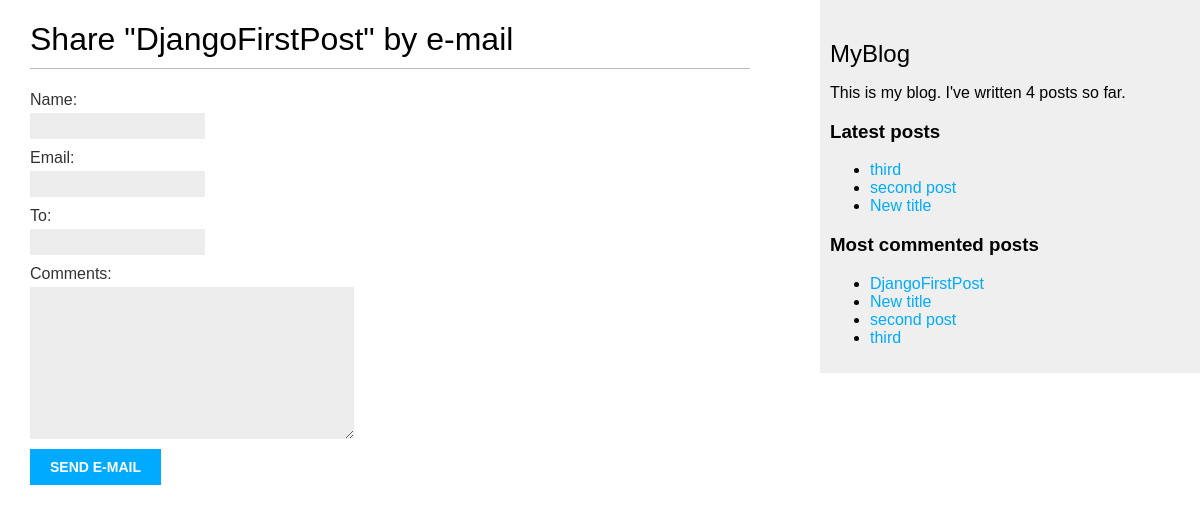
The app's page /1/share/, older data.
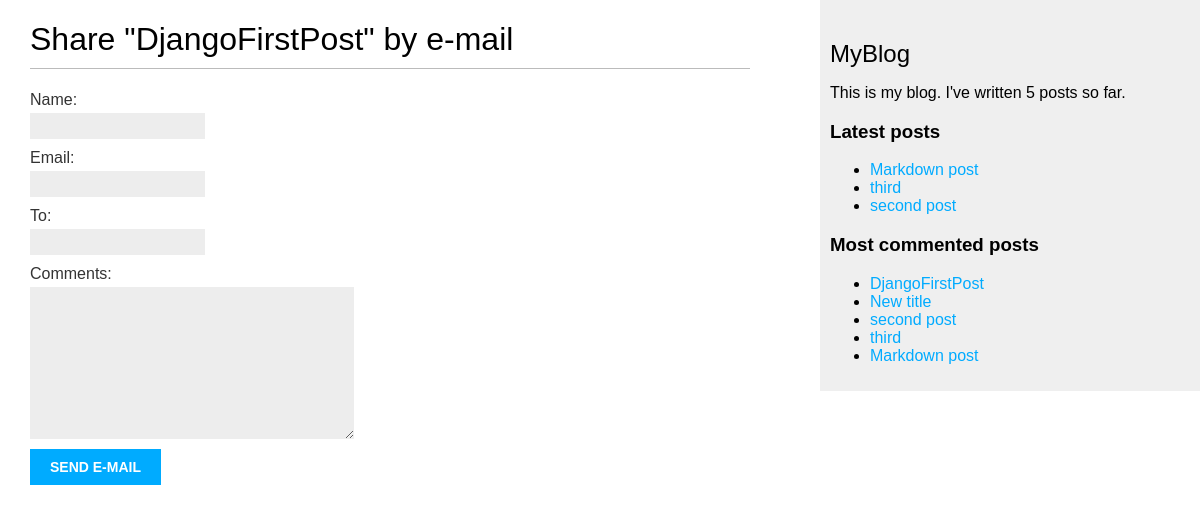
The same page, newer data.
### blog/models.py (models this page shows, shortened)
class Post(models.Model):
    STATUS_CHOICES = (
        ('draft', 'Draft'),
        ('published', 'Published'),
    )
    title = models.CharField(max_length=250)
    slug = models.SlugField(max_length=250, unique_for_date='publish')
    author = models.ForeignKey(User, on_delete=models.CASCADE, related_name='blog_posts')
    body = models.TextField()
    publish = models.DateTimeField(default=timezone.now)
    created = models.DateTimeField(auto_now_add=True)
    updated = models.DateTimeField(auto_now=True)
    status = models.CharField(max_length=10, choices=STATUS_CHOICES, default='draft')
    class Meta:
        ordering = ('-publish',)
    objects = models.Manager()      # Менеджер по умолчанию
    published = PublishedManager()  # Наш новый менеджер
    def get_absolute_url(self):
        return reverse("blog:post_detail", args=[self.publish.year,
                                                 self.publish.month, self.publish.day, self.slug])
    tags = TaggableManager()

### blog/views.py (the view)
# urls.py: path("<int:post_id>/share/", views.post_share, name="post_share"),
def post_share(request, post_id):
    post = get_object_or_404(Post, id=post_id, status="published")
    sent = False
    if request.method == "POST":
        form = EmailPostForm(request.POST)
        if form.is_valid():
            cd = form.cleaned_data
            post_url = request.build_absolute_uri(post.get_absolute_url())
            subject = '{} ({}) recommends you reading "{}"'.format(cd['name'], cd['email'], post.title)
            message = 'Read "{}" at {}\n\n{}\'s comments:{}'.format(post.title, post_url, cd['name'], cd['comments'])
            send_mail(subject, message, "sonikry.99@mail.ru", [cd["to"]])
            sent = True
            return render(request, "blog/post/share.html", {"post": post, "form": form, "sent": sent})
    else:
        form = EmailPostForm()
        return render(request, "blog/post/share.html", {"post": post, "form": form, "sent": sent})

### blog/forms.py
class EmailPostForm(forms.Form):
    name = forms.CharField(max_length=25)
    email = forms.EmailField()
    to = forms.EmailField()
    comments = forms.CharField(required=False, widget=forms.Textarea)

### blog/models.py (called while the page is built)
    def get_queryset(self):
        return super().get_queryset().filter(status="published")

### blog/templatetags/blog_tags.py (called while the page is built)
@register.simple_tag
def total_posts():
    return Post.published.count()

@register.inclusion_tag("blog/post/latest_posts.html")
def show_latest_posts(count=5):
    latest_posts = Post.published.order_by("-publish")[:count]
    return {"latest_posts": latest_posts}

@register.simple_tag
def get_most_commented_posts(count=5):
    return Post.published.annotate(total_comments=Count("comments")).order_by("-total_comments")[:count]

### blog/templates/blog/post/share.html (shortened to what this page needs)
{% extends "blog/base.html" %}
{% block content %}
    {% if sent %}
        <h1>E-mail successfully sent</h1>
        <p>"{{ post.title }}" was successfully sent to {{ form.cleaned_data.to }}.</p>
    {% else %}
        <h1>Share "{{ post.title }}" by e-mail</h1>
        <form action="." method="post">
            {{ form.as_p }}
            <input type="submit" value="Send e-mail">
        </form>
    {% endif %}
{% endblock %}

### blog/templates/blog/base.html (shortened to what this page needs)
{% load static %}
{% load blog_tags %}
<!DOCTYPE html>
<html lang="en">
<head>
    <link href="{% static 'css/blog.css' %}" rel="stylesheet">
</head>
<body>
    <div id="content">
        {% block content %}{% endblock %}
    </div>
    <div id="sidebar">
        <h2>MyBlog</h2>
        <p>This is my blog. I've written {% total_posts %} posts so far.</p>
        <h3>Latest posts</h3>
        {% show_latest_posts 3 %}
        <h3>Most commented posts</h3>
        {% get_most_commented_posts as most_commented_posts %}
        <ul>
            {% for post in most_commented_posts %}
                <li>
                    <a href="{{ post.get_absolute_url }}">{{ post.title }}</a>
                </li>
            {% endfor %}
        </ul>
    </div>
</body>
</html>

### blog/templates/blog/post/latest_posts.html
<ul>
    {% for post in latest_posts %}
        <li>
            <a href="{{ post.get_absolute_url }}">{{ post.title }}</a>
        </li>
    {% endfor %}
</ul>

Row changes from the older to the newer data that the page shows:
no longer on one of the page's lists (row unchanged): Post: title "New title"
added Post: title "Markdown post"
Text that changed along with them:
text no longer shown: "4"
text now shown: "5"
